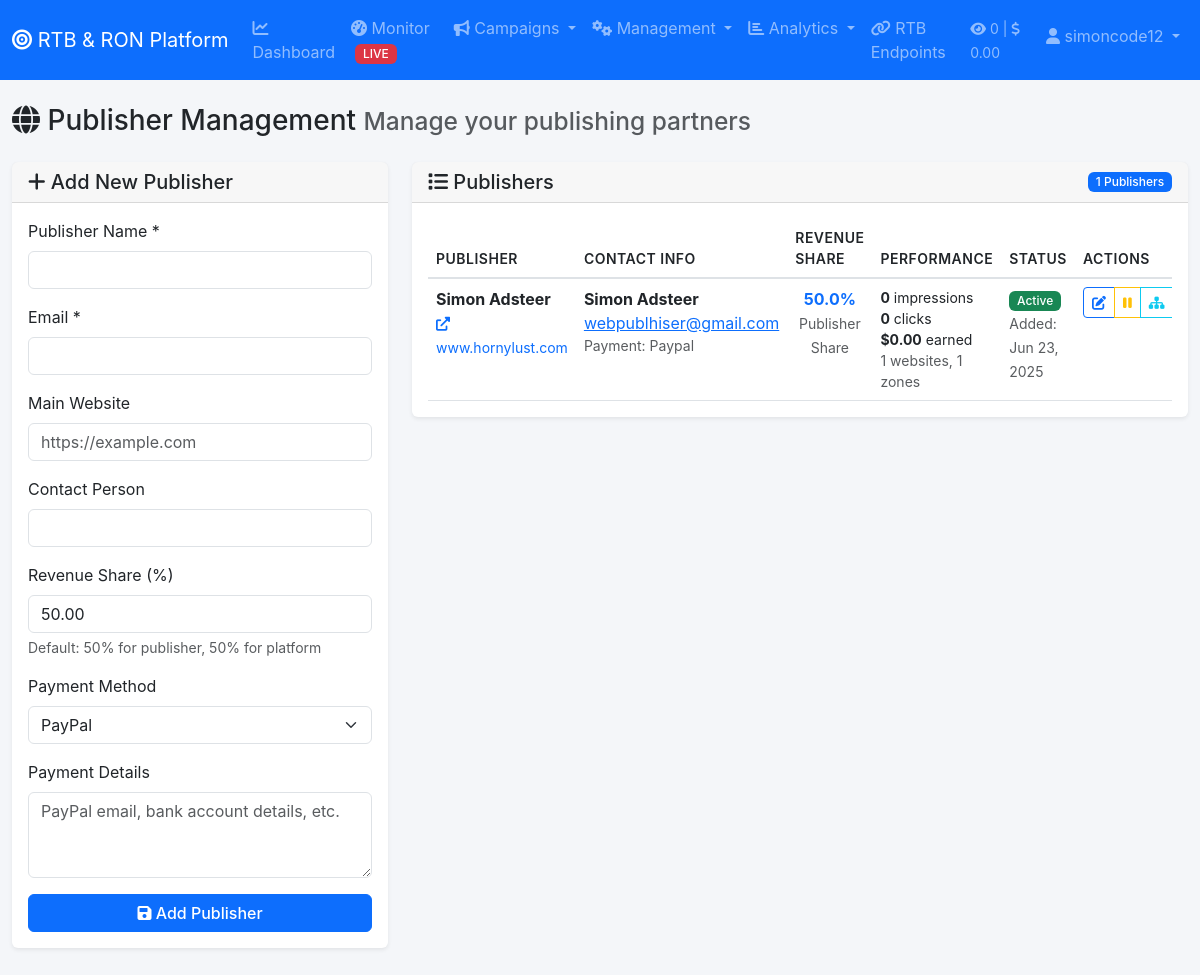
Page /admin/publisher.php (signed in) on the committed database.
### tables this page shows
CREATE TABLE `publishers` (
  `id` int(11) NOT NULL,
  `name` varchar(255) NOT NULL,
  `email` varchar(100) DEFAULT NULL,
  `website` varchar(255) DEFAULT NULL,
  `contact_person` varchar(100) DEFAULT NULL,
  `revenue_share` decimal(5,2) DEFAULT 50.00,
  `payment_method` enum('paypal','bank_transfer','wire') DEFAULT 'paypal',
  `payment_details` text DEFAULT NULL,
  `status` enum('active','inactive','pending') DEFAULT 'active',
  `created_at` timestamp NULL DEFAULT current_timestamp(),
  `updated_at` timestamp NULL DEFAULT current_timestamp() ON UPDATE current_timestamp(),
  `notes` text DEFAULT NULL
);

### config/database.php (called while the page is built, shortened)
<?php
function formatCurrency($amount) {
    return '$' . number_format($amount, 2);
}
function formatNumber($number) {
    return number_format($number);
}
?>

### admin/publisher.php (the view, shortened to what this page needs)
<?php
include 'includes/header.php';
$publishers = $pdo->query("
    SELECT p.*,
           COUNT(DISTINCT w.id) as website_count,
           COUNT(DISTINCT z.id) as zone_count,
           COALESCE(SUM(rt.impressions), 0) as total_impressions,
           COALESCE(SUM(rt.clicks), 0) as total_clicks,
           COALESCE(SUM(rt.publisher_revenue), 0) as total_revenue
    FROM publishers p
    LEFT JOIN websites w ON p.id = w.publisher_id AND w.status = 'active'
    LEFT JOIN zones z ON w.id = z.website_id AND z.status = 'active'
    LEFT JOIN revenue_tracking rt ON p.id = rt.publisher_id
    GROUP BY p.id
    ORDER BY p.created_at DESC
")->fetchAll();
?>
<div class="row">
    <div class="col-12">
        <h1 class="h3 mb-4">
            <i class="fas fa-globe"></i> Publisher Management
            <small class="text-muted">Manage your publishing partners</small>
        </h1>
    </div>
</div>
<div class="row">
    <div class="col-lg-4 mb-4">
        <div class="card">
            <div class="card-header">
                <h5 class="mb-0"><i class="fas fa-plus"></i> Add New Publisher</h5>
            </div>
            <div class="card-body">
                <form method="POST">
                    <div class="mb-3">
                        <label for="name" class="form-label">Publisher Name *</label>
                        <input type="text" class="form-control" id="name" name="name" required>
                    </div>
                    <div class="mb-3">
                        <label for="email" class="form-label">Email *</label>
                        <input type="email" class="form-control" id="email" name="email" required>
                    </div>
                    <div class="mb-3">
                        <label for="website" class="form-label">Main Website</label>
                        <input type="url" class="form-control" id="website" name="website"
                               placeholder="https://example.com">
                    </div>
                    <div class="mb-3">
                        <label for="contact_person" class="form-label">Contact Person</label>
                        <input type="text" class="form-control" id="contact_person" name="contact_person">
                    </div>
                    <div class="mb-3">
                        <label for="revenue_share" class="form-label">Revenue Share (%)</label>
                        <input type="number" class="form-control" id="revenue_share" name="revenue_share"
                               value="50.00" step="0.01" min="0" max="100">
                        <div class="form-text">Default: 50% for publisher, 50% for platform</div>
                    </div>
                    <div class="mb-3">
                        <label for="payment_method" class="form-label">Payment Method</label>
                        <select class="form-select" id="payment_method" name="payment_method">
                            <option value="paypal">PayPal</option>
                        </select>
                    </div>
                    <div class="mb-3">
                        <label for="payment_details" class="form-label">Payment Details</label>
                        <textarea class="form-control" id="payment_details" name="payment_details" rows="3"
                                  placeholder="PayPal email, bank account details, etc."></textarea>
                    </div>
                    <button type="submit" class="btn btn-primary w-100">
                        <i class="fas fa-save"></i> Add Publisher
                    </button>
                </form>
            </div>
        </div>
    </div>
    <div class="col-lg-8 mb-4">
        <div class="card">
            <div class="card-header d-flex justify-content-between align-items-center">
                <h5 class="mb-0"><i class="fas fa-list"></i> Publishers</h5>
                <span class="badge bg-primary"><?php echo count($publishers); ?> Publishers</span>
            </div>
            <div class="card-body">
                <?php if (empty($publishers)): ?>
                    <div class="text-center py-4">
                        <i class="fas fa-globe fa-3x text-muted mb-3"></i>
                        <p class="text-muted">No publishers added yet.</p>
                    </div>
                <?php else: ?>
                    <div class="table-responsive">
                        <table class="table table-hover">
                            <thead>
                                <tr>
                                    <th>Publisher</th>
                                    <th>Contact Info</th>
                                    <th>Revenue Share</th>
                                    <th>Performance</th>
                                    <th>Status</th>
                                    <th>Actions</th>
                                </tr>
                            </thead>
                            <tbody>
                                <?php foreach ($publishers as $publisher): ?>
                                <tr>
                                    <td>
                                        <div>
                                            <strong><?php echo htmlspecialchars($publisher['name']); ?></strong>
                                            <?php if ($publisher['website']): ?>
                                                <br>
                                                <a href="<?php echo htmlspecialchars($publisher['website']); ?>"
                                                   target="_blank" class="text-decoration-none small">
                                                    <i class="fas fa-external-link-alt"></i> <?php echo parse_url($publisher['website'], PHP_URL_HOST); ?>
                                                </a>
                                            <?php endif; ?>
                                        </div>
                                    </td>
                                    <td>
                                        <?php if ($publisher['contact_person']): ?>
                                            <div><strong><?php echo htmlspecialchars($publisher['contact_person']); ?></strong></div>
                                        <?php endif; ?>
                                        <div><a href="mailto:<?php echo htmlspecialchars($publisher['email']); ?>"><?php echo htmlspecialchars($publisher['email']); ?></a></div>
                                        <div class="small text-muted">
                                            Payment: <?php echo ucfirst(str_replace('_', ' ', $publisher['payment_method'])); ?>
                                        </div>
                                    </td>
                                    <td>
                                        <div class="text-center">
                                            <strong class="text-primary"><?php echo number_format($publisher['revenue_share'], 1); ?>%</strong>
                                            <br>
                                            <small class="text-muted">Publisher Share</small>
                                        </div>
                                    </td>
                                    <td>
                                        <div class="small">
                                            <div><strong><?php echo formatNumber($publisher['total_impressions']); ?></strong> impressions</div>
                                            <div><strong><?php echo formatNumber($publisher['total_clicks']); ?></strong> clicks</div>
                                            <div><strong><?php echo formatCurrency($publisher['total_revenue']); ?></strong> earned</div>
                                            <div class="text-muted">
                                                <?php echo $publisher['website_count']; ?> websites, <?php echo $publisher['zone_count']; ?> zones
                                            </div>
                                        </div>
                                    </td>
                                    <td>
                                        <span class="badge bg-<?php
                                            echo $publisher['status'] == 'active' ? 'success' :
                                                ($publisher['status'] == 'pending' ? 'warning' : 'secondary');
                                        ?>">
                                            <?php echo ucfirst($publisher['status']); ?>
                                        </span>
                                        <br>
                                        <small class="text-muted">
                                            Added: <?php echo date('M j, Y', strtotime($publisher['created_at'])); ?>
                                        </small>
                                    </td>
                                    <td>
                                        <div class="btn-group btn-group-sm">
                                            <button class="btn btn-outline-primary" data-bs-toggle="tooltip" title="Edit">
                                                <i class="fas fa-edit"></i>
                                            </button>
                                            <?php if ($publisher['status'] == 'pending'): ?>
                                                <a href="?action=approve&id=<?php echo $publisher['id']; ?>"
                                                   class="btn btn-outline-success" data-bs-toggle="tooltip" title="Approve">
                                                    <i class="fas fa-check"></i>
                                                </a>
                                            <?php elseif ($publisher['status'] == 'active'): ?>
                                                <a href="?action=suspend&id=<?php echo $publisher['id']; ?>"
                                                   class="btn btn-outline-warning" data-bs-toggle="tooltip" title="Suspend">
                                                    <i class="fas fa-pause"></i>
                                                </a>
                                            <?php endif; ?>
                                            <a href="website.php?publisher_id=<?php echo $publisher['id']; ?>"
                                               class="btn btn-outline-info" data-bs-toggle="tooltip" title="Websites">
                                                <i class="fas fa-sitemap"></i>
                                            </a>
                                        </div>
                                    </td>
                                </tr>
                                <?php endforeach; ?>
                            </tbody>
                        </table>
                    </div>
                <?php endif; ?>
            </div>
        </div>
    </div>
</div>
<?php include 'includes/footer.php'; ?>

### asset/css/style.css (style rules this page uses)
:root { --primary-color: #0d6efd; --secondary-color: #6c757d; --success-color: #198754; --info-color: #0dcaf0; --warning-color: #ffc107; --danger-color: #dc3545; --light-color: #f8f9fa; --dark-color: #212529; --sidebar-width: 280px; --header-height: 56px; }
body { font-family: -apple-system, BlinkMacSystemFont, "Segoe UI", Roboto, "Helvetica Neue", Arial, sans-serif; background-color: #f4f6f9; min-height: 100vh; }
.card { border: none; box-shadow: 0 0.125rem 0.25rem rgba(0, 0, 0, 0.075); transition: transform 0.2s, box-shadow 0.2s; margin-bottom: 1.5rem; }
.card-header { background-color: rgba(0, 0, 0, 0.03); border-bottom: 1px solid rgba(0, 0, 0, 0.125); font-weight: 600; }
.table { margin-bottom: 0; }
.table thead th { border-bottom: 2px solid #dee2e6; font-weight: 600; text-transform: uppercase; font-size: 0.875rem; letter-spacing: 0.5px; }
.btn { font-weight: 500; transition: all 0.2s; }
.badge { font-weight: 500; padding: 0.35em 0.65em; }

### rows in the picture
publishers: name "Simon Adsteer", website "www.hornylust.com", contact_person "Simon Adsteer", email "webpublhiser@gmail.com", payment_method "Paypal", revenue_share "50.0", total_impressions "0", total_clicks "0", total_revenue "$0.00", website_count "1", zone_count "1", status "Active", created_at "Jun 23, 2025"

### other values in the picture
$today_stats['impressions'] "0"
$today_stats['revenue'] "0.00"
$_SESSION['username'] "simoncode12"
count($publishers) "1"
